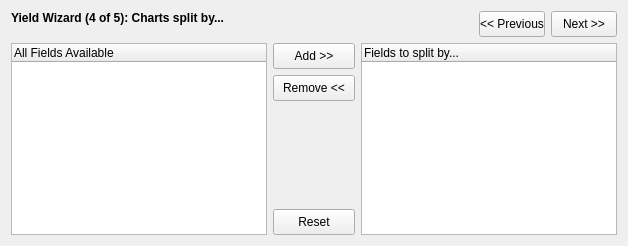
           <widget class="QWidget" name="page4of5">
            <layout class="QGridLayout" name="gridLayout_8">
             <item row="0" column="0">
              <layout class="QHBoxLayout">
               <item>
                <widget class="QLabel" name="labelSQL_YieldWizard_Page4">
                 <property name="text">
                  <string>&lt;b&gt;Yield Wizard (4 of 5): Charts split by...&lt;/b&gt;</string>
                 </property>
                 <property name="alignment">
                  <set>Qt::AlignLeading|Qt::AlignLeft|Qt::AlignTop</set>
                 </property>
                 <property name="wordWrap">
                  <bool>false</bool>
                 </property>
                </widget>
               </item>
               <item>
                <spacer name="spacer12">
                 <property name="orientation">
                  <enum>Qt::Horizontal</enum>
                 </property>
                 <property name="sizeType">
                  <enum>QSizePolicy::Expanding</enum>
                 </property>
                 <property name="sizeHint" stdset="0">
                  <size>
                   <width>104</width>
                   <height>16</height>
                  </size>
                 </property>
                </spacer>
               </item>
               <item>
                <widget class="QPushButton" name="buttonSQL_YieldWizard_PreviousPage4">
                 <property name="sizePolicy">
                  <sizepolicy hsizetype="Fixed" vsizetype="Fixed">
                   <horstretch>0</horstretch>
                   <verstretch>0</verstretch>
                  </sizepolicy>
                 </property>
                 <property name="minimumSize">
                  <size>
                   <width>66</width>
                   <height>26</height>
                  </size>
                 </property>
                 <property name="maximumSize">
                  <size>
                   <width>66</width>
                   <height>26</height>
                  </size>
                 </property>
                 <property name="toolTip">
                  <string>Wizard: Previous page</string>
                 </property>
                 <property name="text">
                  <string>&lt;&lt; Previous</string>
                 </property>
                </widget>
               </item>
               <item>
                <widget class="QPushButton" name="buttonSQL_YieldWizard_NextPage4">
                 <property name="sizePolicy">
                  <sizepolicy hsizetype="Fixed" vsizetype="Fixed">
                   <horstretch>0</horstretch>
                   <verstretch>0</verstretch>
                  </sizepolicy>
                 </property>
                 <property name="minimumSize">
                  <size>
                   <width>66</width>
                   <height>26</height>
                  </size>
                 </property>
                 <property name="maximumSize">
                  <size>
                   <width>66</width>
                   <height>26</height>
                  </size>
                 </property>
                 <property name="toolTip">
                  <string>Wizard: Next page</string>
                 </property>
                 <property name="text">
                  <string>Next &gt;&gt;</string>
                 </property>
                </widget>
               </item>
              </layout>
             </item>
             <item row="1" column="0">
              <layout class="QHBoxLayout">
               <item>
                <widget class="QTreeWidget" name="listviewSQL_YieldWizard_AllChartSplitFields">
                 <column>
                  <property name="text">
                   <string>All Fields Available</string>
                  </property>
                 </column>
                </widget>
               </item>
               <item>
                <layout class="QVBoxLayout">
                 <item>
                  <widget class="QPushButton" name="buttonYieldWizard_AddChartSplitField">
                   <property name="sizePolicy">
                    <sizepolicy hsizetype="Fixed" vsizetype="Fixed">
                     <horstretch>0</horstretch>
                     <verstretch>0</verstretch>
                    </sizepolicy>
                   </property>
                   <property name="minimumSize">
                    <size>
                     <width>82</width>
                     <height>26</height>
                    </size>
                   </property>
                   <property name="maximumSize">
                    <size>
                     <width>82</width>
                     <height>26</height>
                    </size>
                   </property>
                   <property name="toolTip">
                    <string>Add field to charting list</string>
                   </property>
                   <property name="text">
                    <string>Add &gt;&gt;</string>
                   </property>
                  </widget>
                 </item>
                 <item>
                  <widget class="QPushButton" name="buttonYieldWizard_RemoveChartSplitField">
                   <property name="sizePolicy">
                    <sizepolicy hsizetype="Fixed" vsizetype="Fixed">
                     <horstretch>0</horstretch>
                     <verstretch>0</verstretch>
                    </sizepolicy>
                   </property>
                   <property name="minimumSize">
                    <size>
                     <width>82</width>
                     <height>26</height>
                    </size>
                   </property>
                   <property name="maximumSize">
                    <size>
                     <width>82</width>
                     <height>26</height>
                    </size>
                   </property>
                   <property name="toolTip">
                    <string>Remove field from charting list</string>
                   </property>
                   <property name="text">
                    <string>Remove &lt;&lt;</string>
                   </property>
                  </widget>
                 </item>
                 <item>
                  <spacer name="spacer13">
                   <property name="orientation">
                    <enum>Qt::Vertical</enum>
                   </property>
                   <property name="sizeType">
                    <enum>QSizePolicy::Expanding</enum>
                   </property>
                   <property name="sizeHint" stdset="0">
                    <size>
                     <width>16</width>
                     <height>28</height>
                    </size>
                   </property>
                  </spacer>
                 </item>
                 <item>
                  <widget class="QPushButton" name="buttonYieldWizard_ResetChartSplitField">
                   <property name="sizePolicy">
                    <sizepolicy hsizetype="Fixed" vsizetype="Fixed">
                     <horstretch>0</horstretch>
                     <verstretch>0</verstretch>
                    </sizepolicy>
                   </property>
                   <property name="minimumSize">
                    <size>
                     <width>82</width>
                     <height>26</height>
                    </size>
                   </property>
                   <property name="maximumSize">
                    <size>
                     <width>82</width>
                     <height>26</height>
                    </size>
                   </property>
                   <property name="toolTip">
                    <string>Remove all selections made</string>
                   </property>
                   <property name="text">
                    <string>Reset</string>
                   </property>
                  </widget>
                 </item>
                </layout>
               </item>
               <item>
                <widget class="QTreeWidget" name="listviewSQL_YieldWizard_SelectedChartSplitFields">
                 <column>
                  <property name="text">
                   <string>Fields to split by...</string>
                  </property>
                 </column>
                </widget>
               </item>
              </layout>
             </item>
            </layout>
           </widget>
